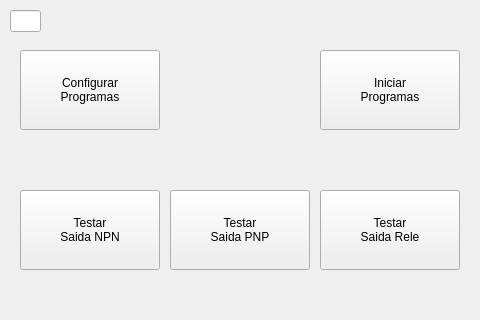
<?xml version="1.0" encoding="UTF-8"?>
<ui version="4.0">
 <class>frmMainMenu</class>
 <widget class="QWidget" name="frmMainMenu">
  <property name="geometry">
   <rect>
    <x>0</x>
    <y>0</y>
    <width>480</width>
    <height>320</height>
   </rect>
  </property>
  <property name="windowTitle">
   <string>Form</string>
  </property>
  <widget class="QPushButton" name="btConfigProg">
   <property name="geometry">
    <rect>
     <x>20</x>
     <y>50</y>
     <width>140</width>
     <height>80</height>
    </rect>
   </property>
   <property name="toolTip">
    <string>&lt;html&gt;&lt;head/&gt;&lt;body&gt;&lt;p&gt;&lt;br/&gt;&lt;/p&gt;&lt;/body&gt;&lt;/html&gt;</string>
   </property>
   <property name="styleSheet">
    <string notr="true"/>
   </property>
   <property name="text">
    <string>Configurar
Programas</string>
   </property>
  </widget>
  <widget class="QPushButton" name="btInitProg">
   <property name="geometry">
    <rect>
     <x>320</x>
     <y>50</y>
     <width>140</width>
     <height>80</height>
    </rect>
   </property>
   <property name="text">
    <string>Iniciar
Programas</string>
   </property>
  </widget>
  <widget class="QPushButton" name="btTestOutNPN">
   <property name="geometry">
    <rect>
     <x>20</x>
     <y>190</y>
     <width>140</width>
     <height>80</height>
    </rect>
   </property>
   <property name="toolTip">
    <string>&lt;html&gt;&lt;head/&gt;&lt;body&gt;&lt;p&gt;&lt;br/&gt;&lt;/p&gt;&lt;/body&gt;&lt;/html&gt;</string>
   </property>
   <property name="styleSheet">
    <string notr="true"/>
   </property>
   <property name="text">
    <string>Testar
Saida NPN</string>
   </property>
  </widget>
  <widget class="QPushButton" name="btTestOutPNP">
   <property name="geometry">
    <rect>
     <x>170</x>
     <y>190</y>
     <width>140</width>
     <height>80</height>
    </rect>
   </property>
   <property name="toolTip">
    <string>&lt;html&gt;&lt;head/&gt;&lt;body&gt;&lt;p&gt;&lt;br/&gt;&lt;/p&gt;&lt;/body&gt;&lt;/html&gt;</string>
   </property>
   <property name="styleSheet">
    <string notr="true"/>
   </property>
   <property name="text">
    <string>Testar
Saida PNP</string>
   </property>
  </widget>
  <widget class="QPushButton" name="btTestOutRelay">
   <property name="geometry">
    <rect>
     <x>320</x>
     <y>190</y>
     <width>140</width>
     <height>80</height>
    </rect>
   </property>
   <property name="toolTip">
    <string>&lt;html&gt;&lt;head/&gt;&lt;body&gt;&lt;p&gt;&lt;br/&gt;&lt;/p&gt;&lt;/body&gt;&lt;/html&gt;</string>
   </property>
   <property name="styleSheet">
    <string notr="true"/>
   </property>
   <property name="text">
    <string>Testar
Saida Rele</string>
   </property>
  </widget>
  <widget class="QLineEdit" name="txHidden">
   <property name="geometry">
    <rect>
     <x>10</x>
     <y>10</y>
     <width>31</width>
     <height>22</height>
    </rect>
   </property>
  </widget>
 </widget>
 <resources/>
 <connections/>
</ui>
